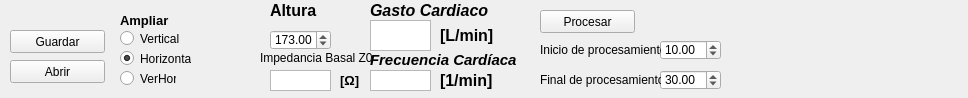
              <widget class="QWidget" name="scrollAreaRegister">
               <property name="geometry">
                <rect>
                 <x>0</x>
                 <y>0</y>
                 <width>968</width>
                 <height>98</height>
                </rect>
               </property>
               <property name="sizePolicy">
                <sizepolicy hsizetype="Preferred" vsizetype="Preferred">
                 <horstretch>0</horstretch>
                 <verstretch>0</verstretch>
                </sizepolicy>
               </property>
               <property name="minimumSize">
                <size>
                 <width>300</width>
                 <height>90</height>
                </size>
               </property>
               <property name="baseSize">
                <size>
                 <width>700</width>
                 <height>90</height>
                </size>
               </property>
               <widget class="QLCDNumber" name="lcdcounter">
                <property name="enabled">
                 <bool>false</bool>
                </property>
                <property name="geometry">
                 <rect>
                  <x>560</x>
                  <y>100</y>
                  <width>131</width>
                  <height>31</height>
                 </rect>
                </property>
                <property name="font">
                 <font>
                  <family>Fixedsys</family>
                  <pointsize>12</pointsize>
                 </font>
                </property>
               </widget>
               <widget class="QPushButton" name="btnSave">
                <property name="geometry">
                 <rect>
                  <x>10</x>
                  <y>30</y>
                  <width>95</width>
                  <height>23</height>
                 </rect>
                </property>
                <property name="cursor">
                 <cursorShape>PointingHandCursor</cursorShape>
                </property>
                <property name="text">
                 <string>Guardar</string>
                </property>
               </widget>
               <widget class="QDoubleSpinBox" name="distancia">
                <property name="geometry">
                 <rect>
                  <x>270</x>
                  <y>30</y>
                  <width>61</width>
                  <height>20</height>
                 </rect>
                </property>
                <property name="cursor">
                 <cursorShape>IBeamCursor</cursorShape>
                </property>
                <property name="toolTip">
                 <string extracomment="Kalibrierwert"/>
                </property>
                <property name="decimals">
                 <number>2</number>
                </property>
                <property name="minimum">
                 <double>1.000000000000000</double>
                </property>
                <property name="maximum">
                 <double>3000.000000000000000</double>
                </property>
                <property name="singleStep">
                 <double>1.000000000000000</double>
                </property>
                <property name="value">
                 <double>173.000000000000000</double>
                </property>
               </widget>
               <widget class="QLabel" name="label_8">
                <property name="geometry">
                 <rect>
                  <x>270</x>
                  <y>0</y>
                  <width>51</width>
                  <height>21</height>
                 </rect>
                </property>
                <property name="font">
                 <font>
                  <pointsize>12</pointsize>
                  <weight>75</weight>
                  <bold>true</bold>
                 </font>
                </property>
                <property name="text">
                 <string>Altura</string>
                </property>
               </widget>
               <widget class="QRadioButton" name="rbZoomV">
                <property name="enabled">
                 <bool>true</bool>
                </property>
                <property name="geometry">
                 <rect>
                  <x>120</x>
                  <y>30</y>
                  <width>71</width>
                  <height>17</height>
                 </rect>
                </property>
                <property name="cursor">
                 <cursorShape>ClosedHandCursor</cursorShape>
                </property>
                <property name="text">
                 <string>Vertical</string>
                </property>
                <property name="checked">
                 <bool>false</bool>
                </property>
               </widget>
               <widget class="QRadioButton" name="rbZoomH">
                <property name="enabled">
                 <bool>true</bool>
                </property>
                <property name="geometry">
                 <rect>
                  <x>120</x>
                  <y>50</y>
                  <width>71</width>
                  <height>17</height>
                 </rect>
                </property>
                <property name="cursor">
                 <cursorShape>ClosedHandCursor</cursorShape>
                </property>
                <property name="text">
                 <string>Horizontal</string>
                </property>
                <property name="checked">
                 <bool>true</bool>
                </property>
               </widget>
               <widget class="QRadioButton" name="rbZoomVH">
                <property name="enabled">
                 <bool>true</bool>
                </property>
                <property name="geometry">
                 <rect>
                  <x>120</x>
                  <y>70</y>
                  <width>56</width>
                  <height>17</height>
                 </rect>
                </property>
                <property name="cursor">
                 <cursorShape>ClosedHandCursor</cursorShape>
                </property>
                <property name="text">
                 <string>VerHor</string>
                </property>
               </widget>
               <widget class="QLabel" name="label_5">
                <property name="geometry">
                 <rect>
                  <x>120</x>
                  <y>10</y>
                  <width>51</width>
                  <height>21</height>
                 </rect>
                </property>
                <property name="font">
                 <font>
                  <pointsize>10</pointsize>
                  <weight>75</weight>
                  <bold>true</bold>
                 </font>
                </property>
                <property name="text">
                 <string>Ampliar</string>
                </property>
               </widget>
               <widget class="QPushButton" name="btnOpen">
                <property name="geometry">
                 <rect>
                  <x>10</x>
                  <y>60</y>
                  <width>95</width>
                  <height>23</height>
                 </rect>
                </property>
                <property name="cursor">
                 <cursorShape>PointingHandCursor</cursorShape>
                </property>
                <property name="text">
                 <string>Abrir</string>
                </property>
               </widget>
               <widget class="QPushButton" name="btnProcesar">
                <property name="geometry">
                 <rect>
                  <x>540</x>
                  <y>10</y>
                  <width>95</width>
                  <height>23</height>
                 </rect>
                </property>
                <property name="cursor">
                 <cursorShape>PointingHandCursor</cursorShape>
                </property>
                <property name="text">
                 <string>Procesar</string>
                </property>
               </widget>
               <widget class="QDoubleSpinBox" name="procesamiento_inicial">
                <property name="geometry">
                 <rect>
                  <x>660</x>
                  <y>40</y>
                  <width>61</width>
                  <height>20</height>
                 </rect>
                </property>
                <property name="cursor">
                 <cursorShape>IBeamCursor</cursorShape>
                </property>
                <property name="toolTip">
                 <string extracomment="Kalibrierwert"/>
                </property>
                <property name="decimals">
                 <number>2</number>
                </property>
                <property name="minimum">
                 <double>0.000000000000000</double>
                </property>
                <property name="maximum">
                 <double>30099.990000000001601</double>
                </property>
                <property name="singleStep">
                 <double>1.000000000000000</double>
                </property>
                <property name="value">
                 <double>10.000000000000000</double>
                </property>
               </widget>
               <widget class="QDoubleSpinBox" name="procesamiento_final">
                <property name="geometry">
                 <rect>
                  <x>660</x>
                  <y>70</y>
                  <width>61</width>
                  <height>20</height>
                 </rect>
                </property>
                <property name="cursor">
                 <cursorShape>IBeamCursor</cursorShape>
                </property>
                <property name="toolTip">
                 <string extracomment="Kalibrierwert"/>
                </property>
                <property name="decimals">
                 <number>2</number>
                </property>
                <property name="minimum">
                 <double>0.000000000000000</double>
                </property>
                <property name="maximum">
                 <double>3000.989999999999782</double>
                </property>
                <property name="singleStep">
                 <double>1.000000000000000</double>
                </property>
                <property name="value">
                 <double>30.000000000000000</double>
                </property>
               </widget>
               <widget class="QTextBrowser" name="result_GC">
                <property name="geometry">
                 <rect>
                  <x>370</x>
                  <y>20</y>
                  <width>61</width>
                  <height>31</height>
                 </rect>
                </property>
                <property name="font">
                 <font>
                  <pointsize>14</pointsize>
                  <weight>75</weight>
                  <bold>true</bold>
                 </font>
                </property>
                <property name="cursor" stdset="0">
                 <cursorShape>ForbiddenCursor</cursorShape>
                </property>
                <property name="verticalScrollBarPolicy">
                 <enum>Qt::ScrollBarAlwaysOff</enum>
                </property>
                <property name="openLinks">
                 <bool>true</bool>
                </property>
               </widget>
               <widget class="QLabel" name="label_15">
                <property name="geometry">
                 <rect>
                  <x>370</x>
                  <y>0</y>
                  <width>131</width>
                  <height>20</height>
                 </rect>
                </property>
                <property name="font">
                 <font>
                  <pointsize>12</pointsize>
                  <weight>75</weight>
                  <italic>true</italic>
                  <bold>true</bold>
                  <underline>false</underline>
                  <strikeout>false</strikeout>
                 </font>
                </property>
                <property name="text">
                 <string>Gasto Cardiaco</string>
                </property>
               </widget>
               <widget class="QLabel" name="label_16">
                <property name="geometry">
                 <rect>
                  <x>260</x>
                  <y>50</y>
                  <width>121</width>
                  <height>16</height>
                 </rect>
                </property>
                <property name="font">
                 <font>
                  <weight>50</weight>
                  <bold>false</bold>
                 </font>
                </property>
                <property name="text">
                 <string>Impedancia Basal Z0</string>
                </property>
               </widget>
               <widget class="QLabel" name="label_17">
                <property name="geometry">
                 <rect>
                  <x>540</x>
                  <y>40</y>
                  <width>121</width>
                  <height>20</height>
                 </rect>
                </property>
                <property name="text">
                 <string>Inicio de procesamiento</string>
                </property>
               </widget>
               <widget class="QLabel" name="label_18">
                <property name="geometry">
                 <rect>
                  <x>540</x>
                  <y>70</y>
                  <width>121</width>
                  <height>20</height>
                 </rect>
                </property>
                <property name="text">
                 <string>Final de procesamiento</string>
                </property>
               </widget>
               <widget class="QTextBrowser" name="result_Z0">
                <property name="geometry">
                 <rect>
                  <x>270</x>
                  <y>70</y>
                  <width>61</width>
                  <height>21</height>
                 </rect>
                </property>
                <property name="font">
                 <font>
                  <pointsize>10</pointsize>
                  <weight>75</weight>
                  <bold>true</bold>
                 </font>
                </property>
                <property name="cursor" stdset="0">
                 <cursorShape>ForbiddenCursor</cursorShape>
                </property>
                <property name="verticalScrollBarPolicy">
                 <enum>Qt::ScrollBarAlwaysOff</enum>
                </property>
               </widget>
               <widget class="QLabel" name="label_19">
                <property name="geometry">
                 <rect>
                  <x>340</x>
                  <y>70</y>
                  <width>21</width>
                  <height>21</height>
                 </rect>
                </property>
                <property name="font">
                 <font>
                  <pointsize>10</pointsize>
                  <weight>75</weight>
                  <bold>true</bold>
                 </font>
                </property>
                <property name="statusTip">
                 <string extracomment="Unidad de Impedancia"/>
                </property>
                <property name="text">
                 <string>[Ω]</string>
                </property>
               </widget>
               <widget class="QLabel" name="label_20">
                <property name="geometry">
                 <rect>
                  <x>440</x>
                  <y>20</y>
                  <width>61</width>
                  <height>31</height>
                 </rect>
                </property>
                <property name="font">
                 <font>
                  <pointsize>12</pointsize>
                  <weight>75</weight>
                  <bold>true</bold>
                 </font>
                </property>
                <property name="toolTip">
                 <string extracomment="Unidad del Gasto Cardiaco"/>
                </property>
                <property name="text">
                 <string>[L/min]</string>
                </property>
                <property name="textFormat">
                 <enum>Qt::RichText</enum>
                </property>
               </widget>
               <widget class="QTextBrowser" name="result_FreqCardio">
                <property name="geometry">
                 <rect>
                  <x>370</x>
                  <y>70</y>
                  <width>61</width>
                  <height>21</height>
                 </rect>
                </property>
                <property name="font">
                 <font>
                  <pointsize>12</pointsize>
                  <weight>75</weight>
                  <bold>true</bold>
                 </font>
                </property>
                <property name="cursor" stdset="0">
                 <cursorShape>ForbiddenCursor</cursorShape>
                </property>
                <property name="verticalScrollBarPolicy">
                 <enum>Qt::ScrollBarAlwaysOff</enum>
                </property>
                <property name="openLinks">
                 <bool>true</bool>
                </property>
               </widget>
               <widget class="QLabel" name="label_21">
                <property name="geometry">
                 <rect>
                  <x>440</x>
                  <y>70</y>
                  <width>61</width>
                  <height>21</height>
                 </rect>
                </property>
                <property name="font">
                 <font>
                  <pointsize>12</pointsize>
                  <weight>75</weight>
                  <bold>true</bold>
                 </font>
                </property>
                <property name="toolTip">
                 <string extracomment="Unidad del Gasto Cardiaco"/>
                </property>
                <property name="text">
                 <string>[1/min]</string>
                </property>
                <property name="textFormat">
                 <enum>Qt::RichText</enum>
                </property>
               </widget>
               <widget class="QLabel" name="label_22">
                <property name="geometry">
                 <rect>
                  <x>370</x>
                  <y>50</y>
                  <width>161</width>
                  <height>20</height>
                 </rect>
                </property>
                <property name="font">
                 <font>
                  <pointsize>11</pointsize>
                  <weight>75</weight>
                  <italic>true</italic>
                  <bold>true</bold>
                  <underline>false</underline>
                  <strikeout>false</strikeout>
                 </font>
                </property>
                <property name="text">
                 <string>Frecuencia Cardíaca</string>
                </property>
               </widget>
              </widget>
